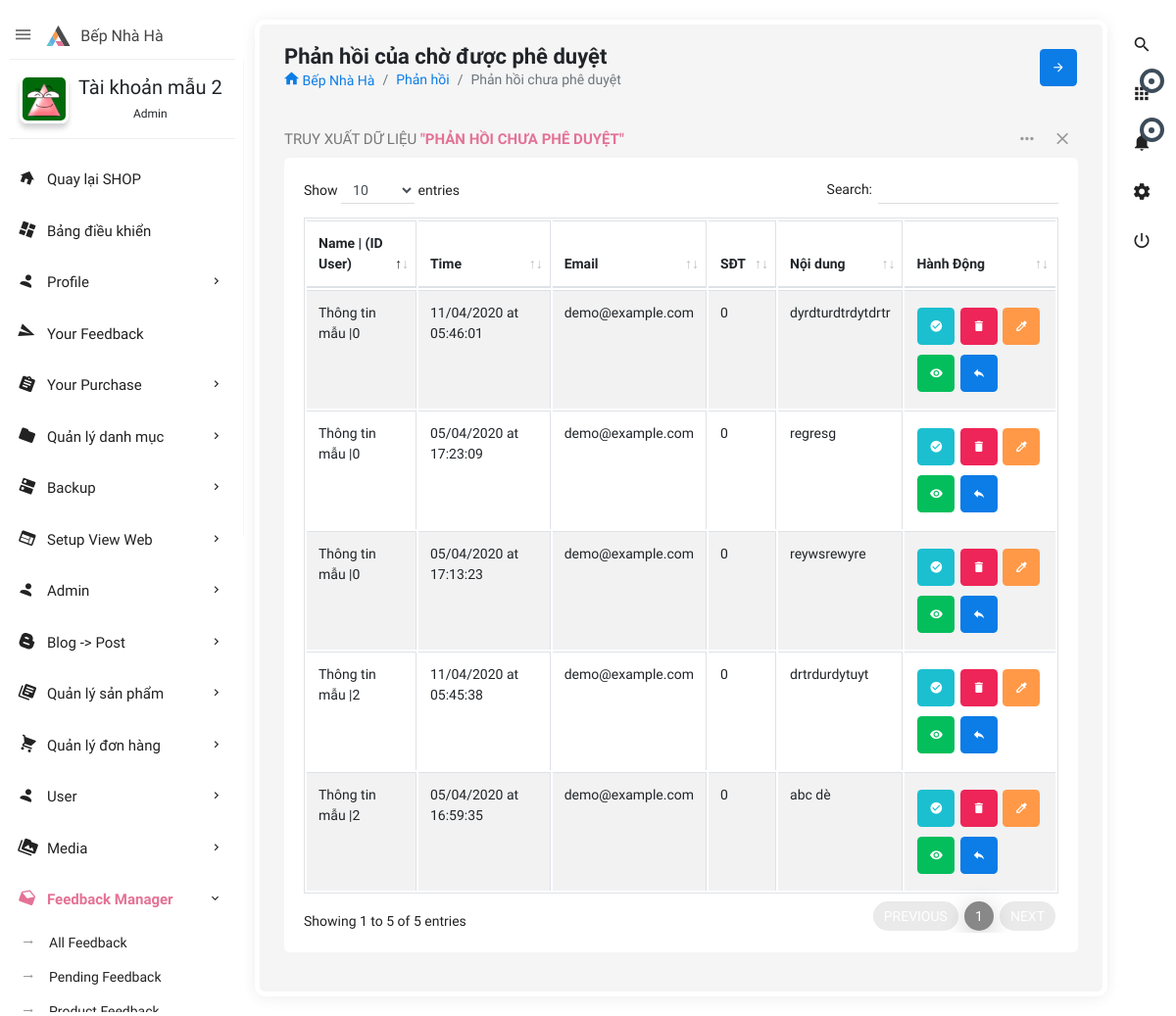
Screenshot of /admin.php?controller=feedback&action=pending (signed in) with the database file from the repository.
### tables this page shows
CREATE TABLE IF NOT EXISTS `users` (
  `id` int(11) NOT NULL AUTO_INCREMENT,
  `user_username` varchar(50) DEFAULT NULL,
  `user_password` varchar(100) DEFAULT NULL,
  `user_name` varchar(255) DEFAULT NULL,
  `role_id` int(11) NOT NULL DEFAULT 0,
  `user_avatar` varchar(550) DEFAULT 'author-auto.png',
  `user_email` varchar(255) DEFAULT NULL,
  `user_phone` varchar(20) DEFAULT NULL,
  `user_address` varchar(200) DEFAULT NULL,
  `createDate` datetime DEFAULT NULL,
  `verified` int(11) NOT NULL DEFAULT 0,
  `verificationCode` varchar(500) DEFAULT NULL,
  `editTime` datetime DEFAULT NULL,
  PRIMARY KEY (`id`),
  KEY `fk_id_role` (`role_id`)
);

CREATE TABLE IF NOT EXISTS `feedbacks` (
  `id` int(11) NOT NULL AUTO_INCREMENT,
  `name` varchar(250) DEFAULT NULL,
  `email` varchar(250) NOT NULL DEFAULT '',
  `phone` int(20) DEFAULT NULL,
  `subject` mediumtext NOT NULL,
  `createTime` datetime DEFAULT NULL,
  `user_id` int(11) NOT NULL DEFAULT 0,
  `order_id` int(11) NOT NULL DEFAULT 0,
  `product_id` int(11) NOT NULL DEFAULT 0,
  `status` int(11) NOT NULL DEFAULT 0,
  `editTime` datetime DEFAULT NULL,
  PRIMARY KEY (`id`),
  KEY `fk_user_id` (`user_id`),
  KEY `fk_product_id` (`product_id`),
  KEY `fk_order_id` (`order_id`)
);

### admin/controllers/feedback/pending.php (called while the page is built, shortened)
<?php
$navFeedback = 'class="active open"';
require('admin/views/feedback/pending.php');

### lib/config/database.php (called while the page is built, shortened)
<?php
if (isset($_SESSION['user'])) {
    $userNav = $_SESSION['user']['id'];
}
try {
    $linkConnectDB = connect();
} catch (Exception $e) {
    die($e->getMessage());
}
function connect(): mysqli
{
        $linkConnectDB = new mysqli(DB_HOST, DB_USER, DB_PASS, DB_NAME, DB_PORT);
        $linkConnectDB->set_charset('utf8mb4');
        return $linkConnectDB;
}
function executeQuery(string $sql, array $params = []): mysqli_stmt
{
    global $linkConnectDB;
    $stmt = $linkConnectDB->prepare($sql);
    if (!$stmt->execute()) {
        throw new Exception('Execute error: ' . $stmt->error);
    }
    return $stmt;
}

### lib/model.php (called while the page is built, shortened)
<?php
require('config/database.php');
function getRecord(string $table, $id, string $select = '*'): false|array|null
{
    $id = intval($id);
    $sql = "SELECT $select FROM `$table` WHERE id=$id";
    $query = executeQuery($sql);
    $result = $query->get_result()->fetch_assoc();
    return $result;
}
function getAll(string $table, array $options = []): array
{
    $select = $options['select'] ?? '*';
    $where = isset($options['where']) ? 'WHERE ' . $options['where'] : '';
    $order_by = isset($options['order_by']) ? 'ORDER BY ' . $options['order_by'] : '';
    $limit = isset($options['offset']) && isset($options['limit']) ? 'LIMIT ' . $options['offset'] . ',' . $options['limit'] : '';
    $sql = "SELECT $select FROM `$table` $where $order_by $limit";
    $query = executeQuery($sql);
    $result = $query->get_result()->fetch_all(MYSQLI_ASSOC);
    return $result;
}
function getTime($timePost, $timeReply): string
{
    $datePost = new DateTime($timePost);
    $dateReply = new DateTime($timeReply);
    $interval = $datePost->diff($dateReply);
    if ($interval->y == 0 && $interval->m == 0 && $interval->d == 0) {
        if ($interval->h == 0 && $interval->i == 0) {
            $result = ($interval->s == 1) ? '1 second ago' : $interval->s . ' seconds ago';
        } elseif ($interval->h == 0) {
            $result = ($interval->i == 1) ? '1 minute ago' : $interval->i . ' minutes ago';
        } else {
            $result = ($interval->h == 1) ? '1 hour ago' : $interval->h . ' hours ago';
        }
    } elseif ($interval->d == 1) {
        $result = 'Yesterday at ' . $dateReply->format('H:i:s');
    } else {
        $result = $datePost->format('d/m/Y \a\t H:i:s');
    }
    return $result;
}

### admin/controllers/shared/statistics.php (called while the page is built, shortened)
<?php
$options_feedback_five = [
    'limit' => 5,
    'offset' => 0,
    'order_by' => 'id DESC',
];
$feedback_five = getAll('feedbacks', $options_feedback_five);
$options_user = [
    'order_by' => 'editTime DESC',
];
$users = getAll('users', $options_user);

### admin/views/feedback/tablePending.php (the view, shortened to what this page needs)
<?php
$option = [
    'order_by' => 'id desc',
    'where' => 'status=0',
];
$feedbacks_pending = getAll('feedbacks', $option);
?>
<div class="row clearfix">
    <div class="col-lg-12">
        <div class="card">
            <div class="header">
                <h2>Truy Xuất Dữ Liệu <strong>"Phản hồi chưa phê duyệt"</strong> </h2>
                <ul class="header-dropdown">
                    <li class="dropdown"> <a href="javascript:void(0);" class="dropdown-toggle" data-toggle="dropdown" role="button" aria-haspopup="true" aria-expanded="false"> <i class="zmdi zmdi-more"></i> </a>
                    </li>
                    <li class="remove">
                        <a role="button" class="boxs-close"><i class="zmdi zmdi-close"></i></a>
                    </li>
                </ul>
            </div>
            <div class="body">
                <div class="table-responsive">
                    <table class="table table-bordered table-striped table-hover js-basic-example dataTable">
                        <thead>
                            <tr>
                                <th>Name | (ID User)</th>
                                <th>Time</th>
                                <th>Email</th>
                                <th>SĐT</th>
                                <th>Nội dung</th>
                                <th>Hành Động</th>
                            </tr>
                        </thead>
                        <tbody>
                            <?php foreach ($feedbacks_pending as $feedback) : ?>
                                <tr>
                                    <td><?= $feedback['name'] ?> |<?= $feedback['user_id'] ?></td>
                                    <td><?= getTime($feedback['createTime'], gmdate('Y:m:d H:i:s', time() + 7 * 3600)) ?></td>
                                    <td><?= $feedback['email'] ?></td>
                                    <td><?= $feedback['phone'] ?></td>
                                    <td><?php
                                        if (strlen($feedback['subject']) > 200) {
                                            echo substr($feedback['subject'], 0, 200) . '...';
                                        } else {
                                            echo $feedback['subject'];
                                        } ?></td>
                                    <td>
                                        <a title="Approve" class="btn btn-info btn-icon" href="admin.php?controller=feedback&action=approved&feedback_id=<?= $feedback['id'] ?>"> <i class="zmdi zmdi-check-circle"></i></a>
                                        <a onclick="return confirm('Are you sure to delete?')" title="Delete" class="btn btn-danger btn-icon" href="admin.php?controller=feedback&action=delete&feedback_id=<?= $feedback['id'] ?>"> <i class="zmdi zmdi-delete"></i></a>
                                        <a title="Edit" class="btn btn-warning btn-icon" href="admin.php?controller=feedback&action=edit&feedback_id=<?= $feedback['id'] ?>"> <i class="zmdi zmdi-eyedropper"></i></a>
                                        <a title="View detail" class="btn btn-success btn-icon" href="admin.php?controller=feedback&action=view&feedback_id=<?= $feedback['id'] ?>"> <i class="zmdi zmdi-eye"></i></a>
                                        <a title="Reply" class="btn btn-primary btn-icon" href="admin.php?controller=feedback&action=reply&feedback_id=<?= $feedback['id'] ?>"> <i class="zmdi zmdi-mail-reply"></i></a>
                                    </td>
                                </tr>
                            <?php endforeach; ?>
                        </tbody>
                    </table>
                </div>
            </div>
        </div>
    </div>
</div>

### admin/views/shared/leftnavbar.php (shortened to what this page needs)
<aside id="leftsidebar" class="sidebar">
    <div class="navbar-brand">
        <button class="btn-menu ls-toggle-btn" type="button"><i class="zmdi zmdi-menu"></i></button>
        <a href="index.php"><img src="admin/themes/images/logo.svg" width="25" alt="Aero"><span class="m-l-10">Bếp Nhà Hà</span></a>
    </div>
    <div class="menu">
        <ul class="list">
            <li>
                <div class="user-info">
                    <a class="image" href="admin.php?controller=user&action=info&user_id=<?= $userNav ?>"><img src="public/upload/images/<?= $userInfoNav['user_avatar'] ?>" alt="User"></a>
                    <div class="detail">
                        <h4><?= $userInfoNav['user_name'] ?></h4>
                        <small><?php if ($userInfoNav['role_id'] == 1) {
                            echo 'Admin';
                        } elseif ($userInfoNav['role_id'] == 2) {
                            echo 'Moderator';
                        } else {
                            echo "User";
                        } ?></small>
                    </div>
                </div>
            </li>
            <li class="open"><a href="<?= PATH_URL ?>home" target="_blank"><i class="zmdi zmdi-home"></i><span>Quay lại SHOP</span></a></li>
            <li <?= $homeNav ?? '' ?>><a href="admin.php"><i class="zmdi zmdi-view-dashboard"></i><span>Bảng điều khiển</span></a></li>
            <li <?php if (isset($nav_profile)) {
                echo $nav_profile;
            } ?>><a href="javascript:void(0);" class="menu-toggle"><i class="zmdi zmdi-account"></i><span>Profile</span></a>
            </li>
            <li <?= $yourFeedback ?? '' ?>><a href="admin.php?controller=feedback&action=myfeedback"><i class="zmdi zmdi-mail-send"></i><span>Your Feedback</span></a></li>
            <li <?= $yourPurchaseNav ?? '' ?>><a href="javascript:void(0);" class="menu-toggle"><i class="zmdi zmdi-assignment"></i><span>Your Purchase</span></a>
            </li>
            <?php if ($userInfoNav['role_id'] != 0) :
                if ($userInfoNav['role_id'] == 1) : ?>
                    <li <?= $navCategory ?? ''; ?>> <a href="javascript:void(0);" class="menu-toggle"><i class="zmdi zmdi-folder"></i><span>Quản lý danh mục</span></a>
                    </li>
                    <li <?= $backupDbClass ?? '' ?>><a href="javascript:void(0);" class="menu-toggle"><i class="zmdi zmdi-dns"></i><span>Backup</span></a>
                    </li>
                    <li <?= $navHF ?? '' ?>><a href="javascript:void(0);" class="menu-toggle"><i class="zmdi zmdi-view-web"></i><span>Setup View Web</span></a>
                    </li>
                    <li <?= $adminNav ?? '' ?>><a href="javascript:void(0);" class="menu-toggle"><i class="zmdi zmdi-account"></i><span>Admin</span></a>
                    </li>
                <?php endif; ?>
                <li <?= $postNav ?? '' ?>><a href="javascript:void(0);" class="menu-toggle"><i class="zmdi zmdi-blogger"></i><span>Blog -> Post</span></a>
                </li>
                <li <?= $productNav ?? '' ?>> <a href="javascript:void(0);" class="menu-toggle"><i class="zmdi zmdi-collection-text"></i><span>Quản lý sản phẩm</span></a>
                </li>
                <li <?= $orderNav ?? '' ?>><a href="javascript:void(0);" class="menu-toggle"><i class="zmdi zmdi-shopping-cart"></i><span>Quản lý đơn hàng</span></a>
                </li>
                <li <?php if (isset($nav_user)) {
                    echo $nav_user;
                } ?>><a href="javascript:void(0);" class="menu-toggle"><i class="zmdi zmdi-account"></i><span>User</span></a>
                </li>
                <li <?php if (isset($navMedia)) {
                    echo $navMedia;
                } ?>><a href="javascript:void(0);" class="menu-toggle"><i class="zmdi zmdi-collection-folder-image"></i><span>Media</span></a>
                </li>
                <li <?= $navFeedback ?? '' ?>><a href="javascript:void(0);" class="menu-toggle"><i class="zmdi zmdi-email-open"></i><span>Feedback Manager</span></a>
                    <ul class="ml-menu">
                        <li><a href="admin.php?controller=feedback">All Feedback</a></li>
                        <li><a href="admin.php?controller=feedback&action=pending">Pending Feedback</a></li>
                        <li><a href="admin.php?controller=feedback&action=product">Product Feedback</a></li>
                    </ul>
                </li>
            <?php endif; ?>
        </ul>
    </div>
</aside>

### rows the page displays
users: user_avatar (picture), user_name "Tài khoản mẫu 2"
feedbacks: name "Thông tin mẫu", user "0", email "demo@example.com", phone "0", subject "dyrdturdtrdytdrtr"
feedbacks: name "Thông tin mẫu", user "2", email "demo@example.com", phone "0", subject "drtrdurdytuyt"
feedbacks: name "Thông tin mẫu", user "0", email "demo@example.com", phone "0", subject "regresg"
feedbacks: name "Thông tin mẫu", user "0", email "demo@example.com", phone "0", subject "reywsrewyre"
feedbacks: name "Thông tin mẫu", user "2", email "demo@example.com", phone "0", subject "abc dè"
